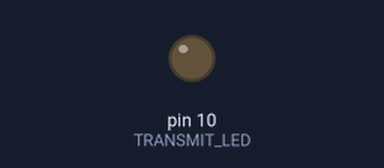
A sketch run on a simulated Arduino Uno, built with avr-gcc and run on an emulated ATmega328P. Shown: output pins drawn as LEDs (lit = HIGH).

Above: at 0.3 s.
At 40.4 s:
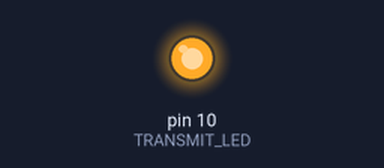
Timing chart, 0 to 61.1 s (numbered marks = the images above):
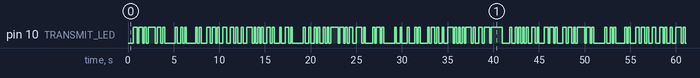

The sketch:

Blink.ino
```cpp
#define TRANSMIT_LED 10
#define BUTTON 3
#define SAMPLING_TIME 200

char* text = "Hello Alfred Josh Dhruv";

//Declaration
bool led_state = false;
bool button_state = false;
bool transmit_data = true;
int bytes_counter = 20;
int total_bytes;
void setup() {
  // put your setup code here, to run once:
  pinMode(TRANSMIT_LED,OUTPUT);
  //pinMode(BUTTON,INPUT_PULLUP);
  total_bytes = strlen(text);
}

void loop() {
 //button_state=!digitalRead(BUTTON);

   while(transmit_data)
   {
    transmit_byte(text[total_bytes - bytes_counter]);
    bytes_counter--;
      if(bytes_counter == 0)
      {
        transmit_data = false;
      }
     //delay(100);
   }
   transmit_data = true;
   bytes_counter = total_bytes;
    delay(1000);
 }

void transmit_byte(char data_byte)
{
  digitalWrite(TRANSMIT_LED,LOW);
  delay(SAMPLING_TIME);
  for(int i = 0; i < 8; i++)
  {
    digitalWrite(TRANSMIT_LED,(data_byte >> i) & 0x01);
    delay(SAMPLING_TIME);
  }
 digitalWrite(TRANSMIT_LED,HIGH); //Return to IDLE state
 delay(SAMPLING_TIME);
}
```

Measured:
- by itself, pin 10 (TRANSMIT_LED): moves between LOW and HIGH, repeating every 47.0 s
- by itself, everything shown: repeats every 47.0 s, in 140 steps
